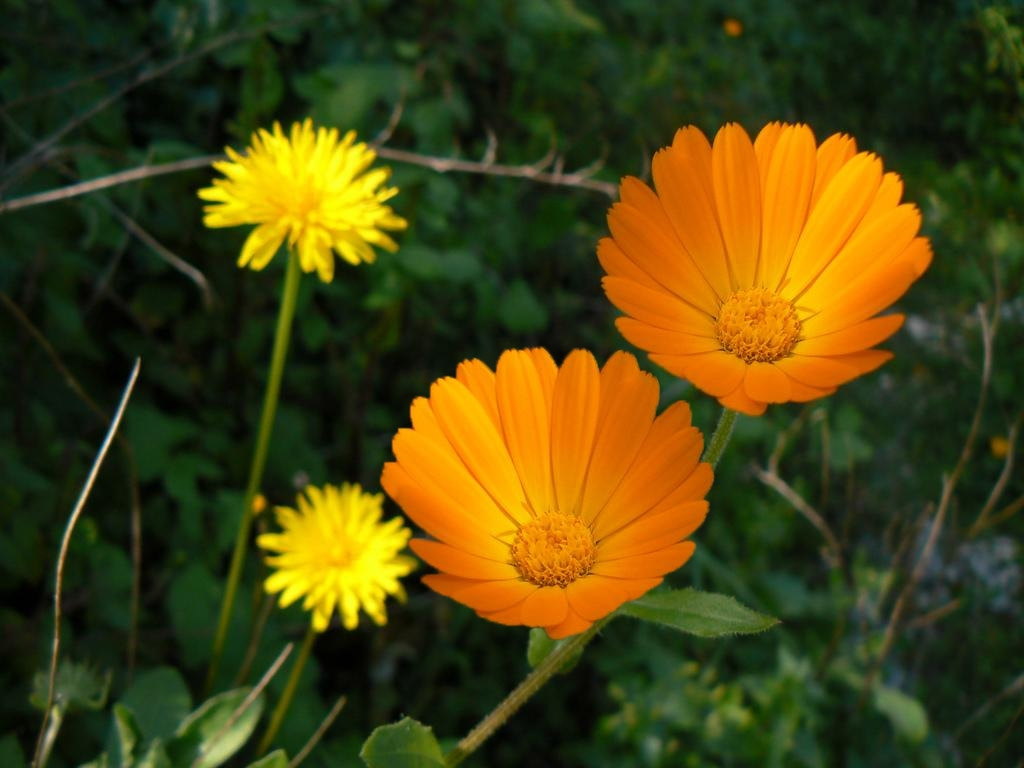
#> input picture im10f.jpg, 1024 x 768 px
$ python -i validation.py   (imports and definitions only)
#> lines starting #> are read from the running program, lines starting #| are printed output that depends on the picture
#> further down, picture is the input picture: PIL image 1024x768 RGB; mean R, G, B 74.4, 67.7, 16.6
"""
Image validation and preprocessing functions
"""

import os
import numpy as np
from PIL import Image, ImageEnhance
import cv2
try:
    import exifread
    EXIFREAD_AVAILABLE = True
except Exception:
    EXIFREAD_AVAILABLE = False
from datetime import datetime
from config import VALID_EXTENSIONS, MIN_FILE_SIZE, TARGET_MAX_DIM

# [110 lines left out: functions validate_image_file, extract_enhanced_metadata, check_enhanced_metadata_consistency, calculate_metadata_authenticity_score, not called in this run]

def advanced_preprocess_image(image_pil, target_max_dim=TARGET_MAX_DIM, normalize=True):
    """Advanced preprocessing dengan enhancement, size optimization, dan normalisasi."""
#> called with target_max_dim = 1500, normalize = True
    if image_pil.mode != 'RGB':
        image_pil = image_pil.convert('RGB')

    original_width, original_height = image_pil.size
#> original_width = 1024; original_height = 768
    print(f"  Original size: {original_width} × {original_height}")
#|   Original size: 1024 × 768

    # Simpan salinan dari gambar asli sebelum diubah ukurannya untuk analisis tertentu
    original_pil_copy = image_pil.copy()

    # Pengubahan ukuran yang lebih agresif untuk gambar yang sangat besar
    if original_width > target_max_dim or original_height > target_max_dim:
        ratio = min(target_max_dim / original_width, target_max_dim / original_height)
        new_size = (int(original_width * ratio), int(original_height * ratio))
        image_pil = image_pil.resize(new_size, Image.Resampling.LANCZOS)
        print(f"  Resized to: {new_size[0]} × {new_size[1]} (ratio: {ratio:.3f})")

    image_array = np.array(image_pil)

    # Normalisasi (opsional, default True)
    if normalize:
        # Terapkan CLAHE (Contrast Limited Adaptive Histogram Equalization) untuk meningkatkan kontras lokal
        lab = cv2.cvtColor(image_array, cv2.COLOR_RGB2LAB)
#> lab: shape (768, 1024, 3); mean of channels 0, 1, 2 71.6, 124.4, 154.5
        l, a, b = cv2.split(lab)
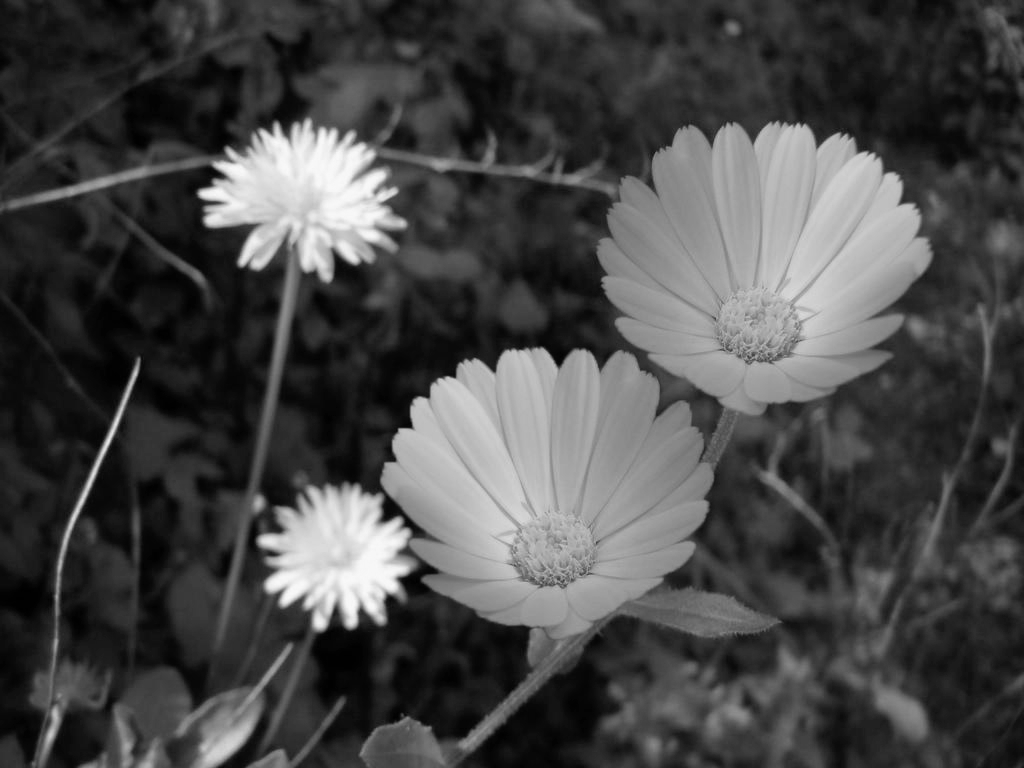
#> l: shape (768, 1024); min 0, max 248, mean 71.6
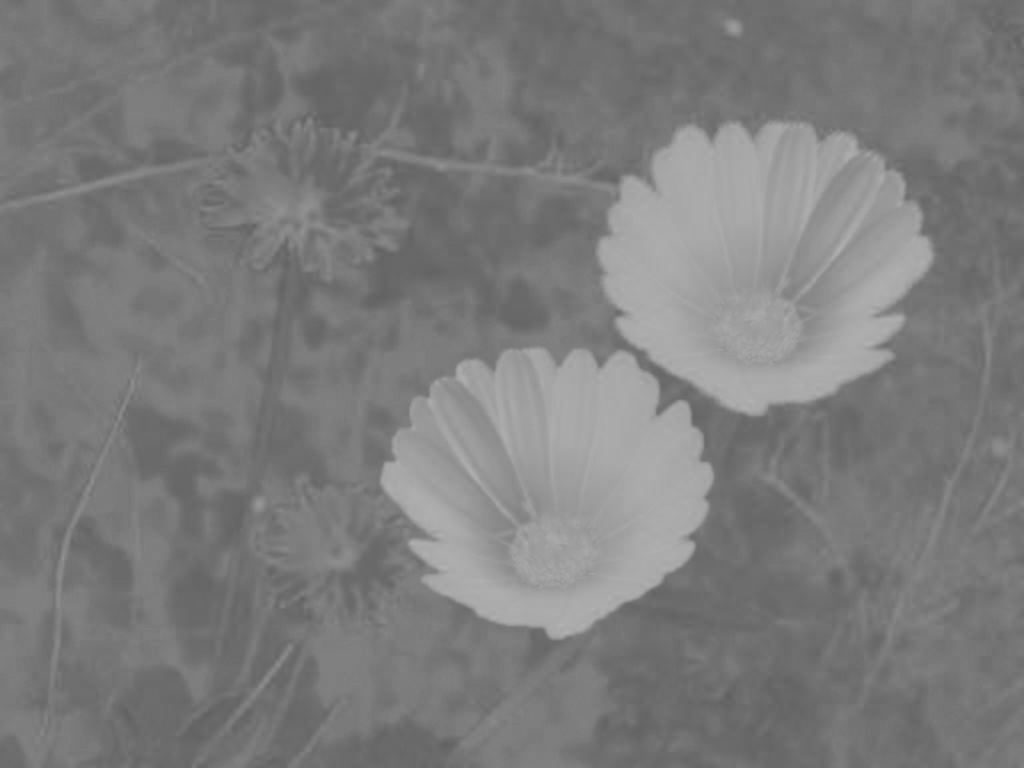
#> a: shape (768, 1024); min 96, max 178, mean 124.4
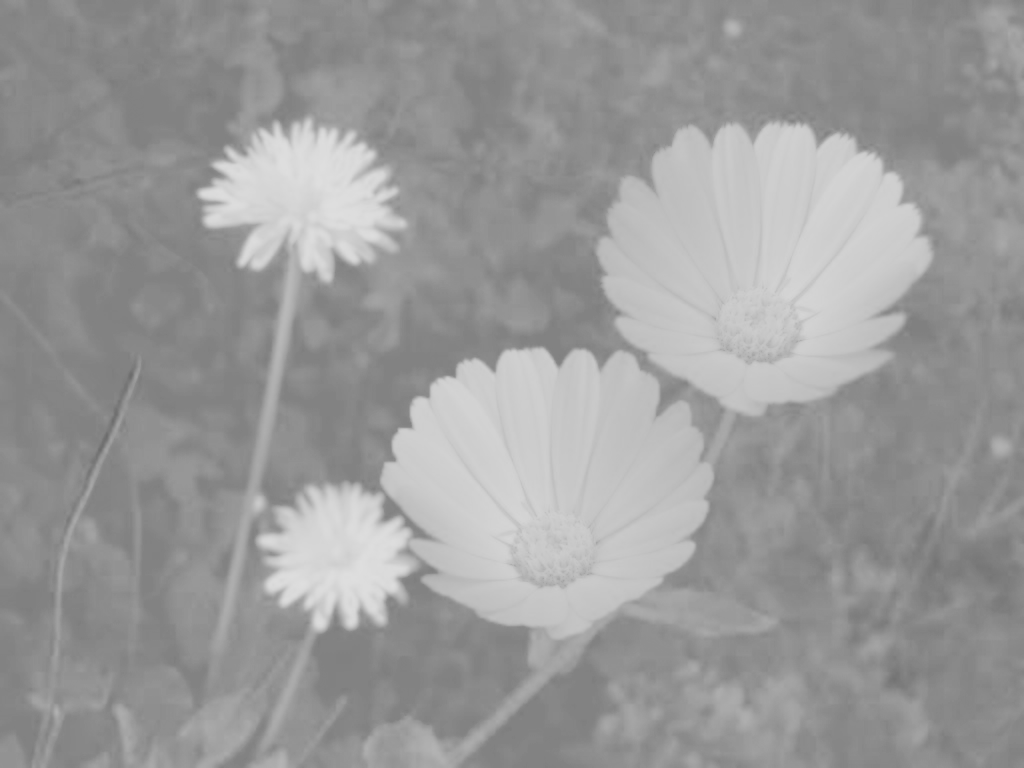
#> b: shape (768, 1024); min 108, max 222, mean 154.5
        clahe = cv2.createCLAHE(clipLimit=2.0, tileGridSize=(8, 8))
        cl = clahe.apply(l)
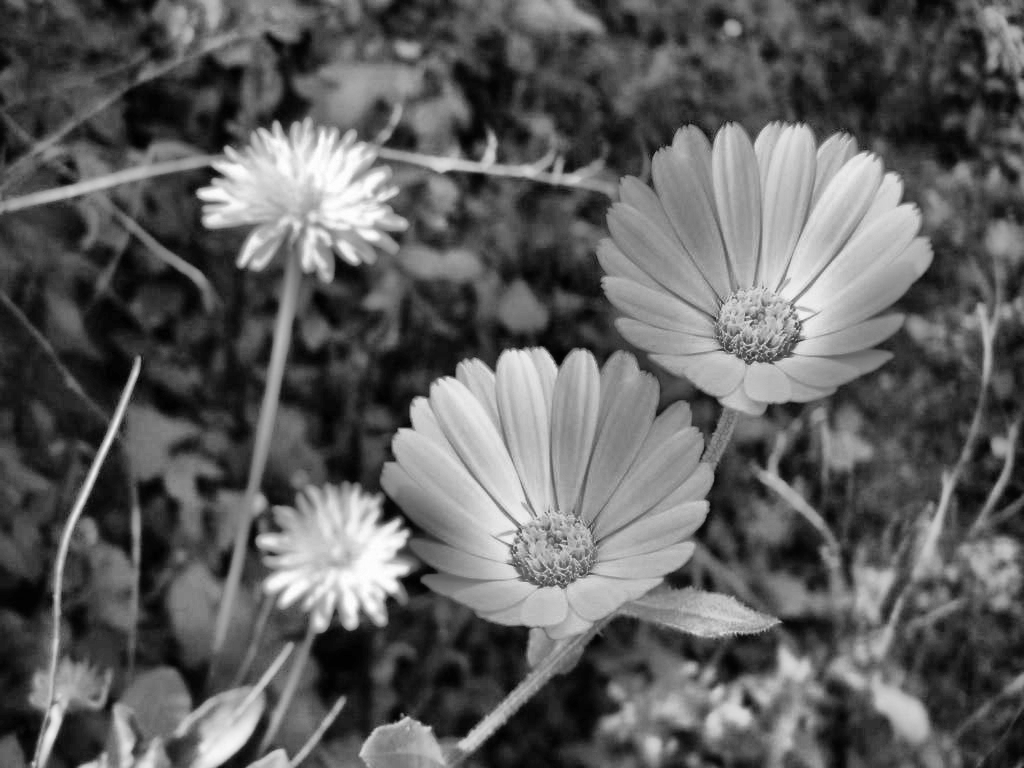
#> cl: shape (768, 1024); min 0, max 254, mean 95.3
        limg = cv2.merge((cl, a, b))
#> limg: shape (768, 1024, 3); mean of channels 0, 1, 2 95.3, 124.4, 154.5
        image_array = cv2.cvtColor(limg, cv2.COLOR_LAB2RGB)
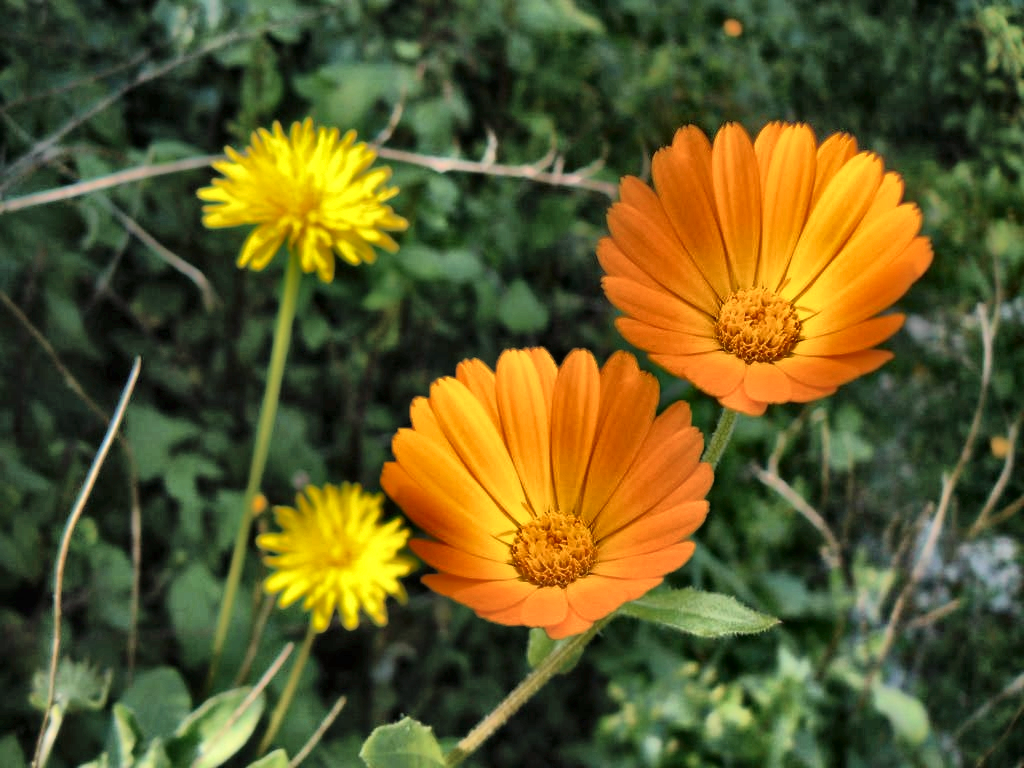
#> image_array: shape (768, 1024, 3); mean R, G, B 95.3, 89.7, 40.3
        print("  Applied CLAHE for contrast enhancement.")

    # Denoising ringan hanya untuk gambar yang lebih kecil
    if max(image_pil.size) <= 2000:
        try:
            denoised = cv2.fastNlMeansDenoisingColored(image_array, None, 3, 3, 7, 21)
            print("  Applied light denoising.")
        except AttributeError:
            # Fallback denoising jika fungsi tidak tersedia
            denoised = cv2.bilateralFilter(image_array, 9, 75, 75)
            print("  Applied fallback bilateral filter for denoising.")

        # Kembalikan gambar yang telah diproses dan salinan asli yang telah diubah ukurannya
        return Image.fromarray(denoised), image_pil
    else:
        print("  Skipping denoising for large image.")
        # Kembalikan gambar yang telah diproses (hanya normalisasi) dan salinan asli yang telah diubah ukurannya
        return Image.fromarray(image_array), image_pil

>>> from PIL import Image
>>> picture = Image.open('im10f.jpg')
>>> result = advanced_preprocess_image(picture)
